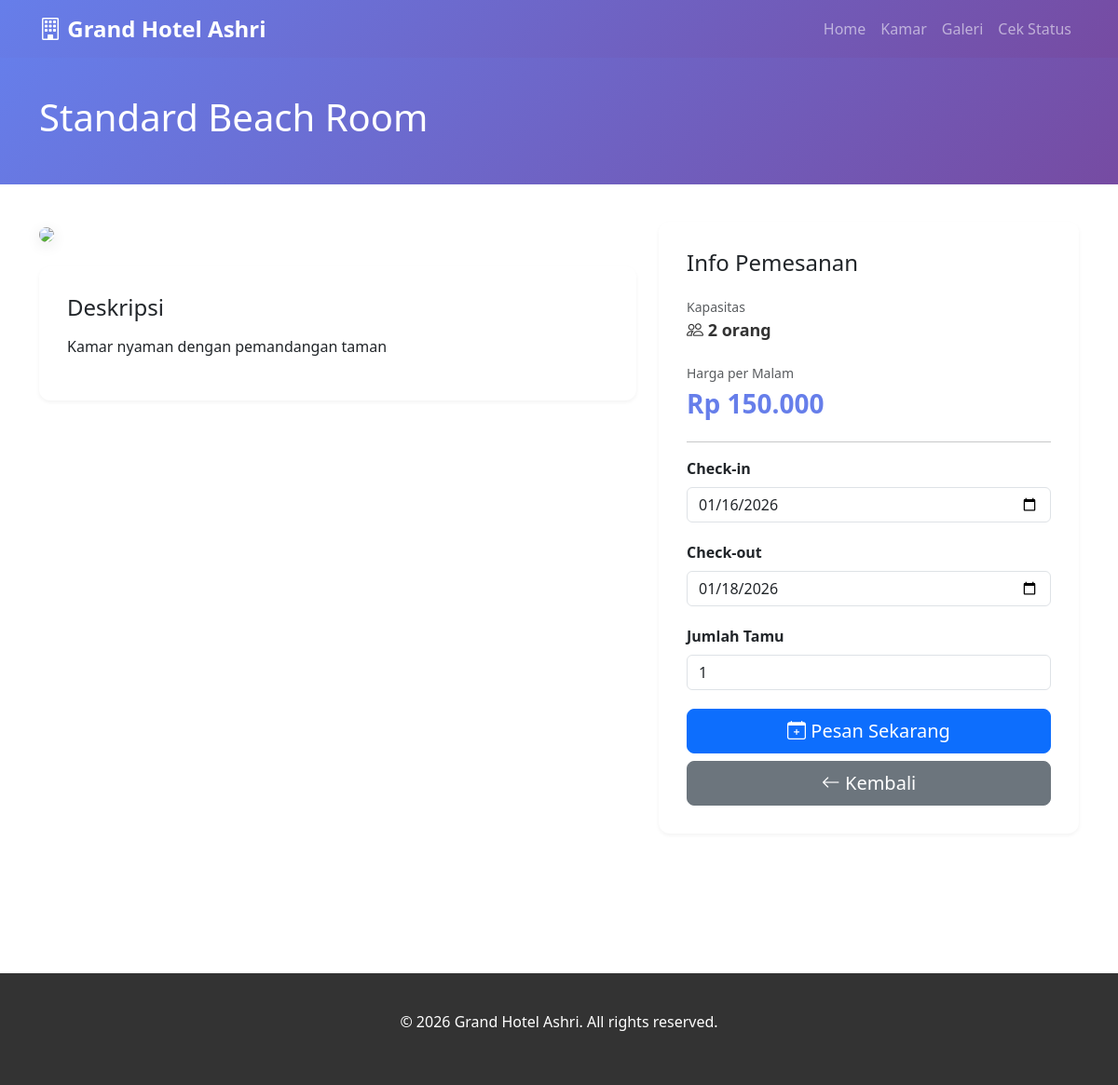
The page /detail_kamar.php?id=1 on the database as committed earlier.
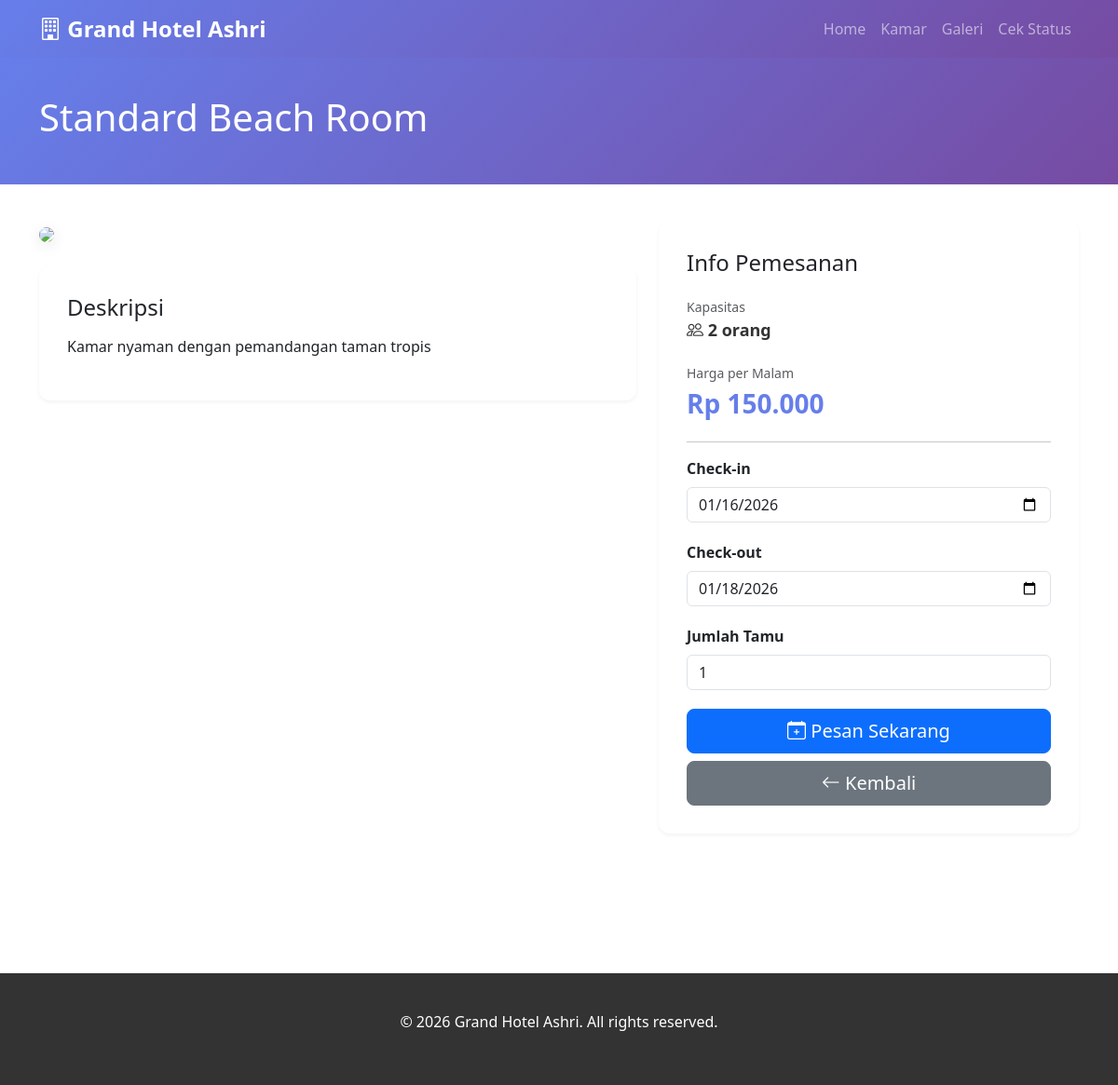
The same page on the database as committed later.
### tables this page shows
CREATE TABLE `tipe_kamar` (
  `id_tipe` INT PRIMARY KEY AUTO_INCREMENT,
  `nama_tipe` VARCHAR(50) NOT NULL,
  `kapasitas` INT NOT NULL,
  `harga_malam` DECIMAL(10,2) NOT NULL,
  `deskripsi` TEXT,
  `foto_cover` VARCHAR(255),
  `created_at` TIMESTAMP DEFAULT CURRENT_TIMESTAMP
);

### includes/functions.php (called while the page is built, shortened)
<?php
function formatCurrency($amount) {
    return 'Rp ' . number_format($amount, 0, ',', '.');
}

### detail_kamar.php (the view, shortened to what the changed rows need)
<?php
require_once 'includes/config.php';
require_once 'includes/functions.php';
$roomTypeId = isset($_GET['id']) ? (int)$_GET['id'] : 0;
$stmt = $pdo->prepare("SELECT * FROM tipe_kamar WHERE id_tipe = ?");
$stmt->execute([$roomTypeId]);
$roomType = $stmt->fetch();
?>
<!DOCTYPE html>
<html lang="en">
<head>
    <link href="https://cdn.jsdelivr.net/npm/bootstrap@5.3.0/dist/css/bootstrap.min.css" rel="stylesheet">
    <link href="https://cdn.jsdelivr.net/npm/bootstrap-icons@1.11.0/font/bootstrap-icons.css" rel="stylesheet">
</head>
<body>
    <section class="page-header">
        <div class="container">
            <h1><?php echo htmlspecialchars($roomType['nama_tipe']); ?></h1>
        </div>
    </section>
    <section class="section">
        <div class="container">
            <div class="row">
                <div class="col-lg-7">
                    <div class="detail-section mt-4">
                        <h4 style="margin-bottom: 15px;">Deskripsi</h4>
                        <p><?php echo htmlspecialchars($roomType['deskripsi']); ?></p>
                    </div>
                </div>
                <div class="col-lg-5">
                    <div class="detail-section" style="position: sticky; top: 20px;">
                        <div style="margin-bottom: 20px;">
                            <small class="text-muted">Kapasitas</small>
                            <div style="font-size: 18px; font-weight: 700; color: #333;">
                                <i class="bi bi-people"></i> <?php echo $roomType['kapasitas']; ?> orang
                            </div>
                        </div>
                        <div style="margin-bottom: 20px;">
                            <small class="text-muted">Harga per Malam</small>
                            <div style="font-size: 28px; font-weight: 700; color: #667eea;">
                                <?php echo formatCurrency($roomType['harga_malam']); ?>
                            </div>
                        </div>
                    </div>
                </div>
            </div>
        </div>
    </section>
</body>
</html>

Rows that differ between the two databases and show on the page:
changed tipe_kamar "Standard Beach Room": deskripsi "Kamar nyaman dengan pemandangan taman" → "Kamar nyaman dengan pemandangan taman tropis"
